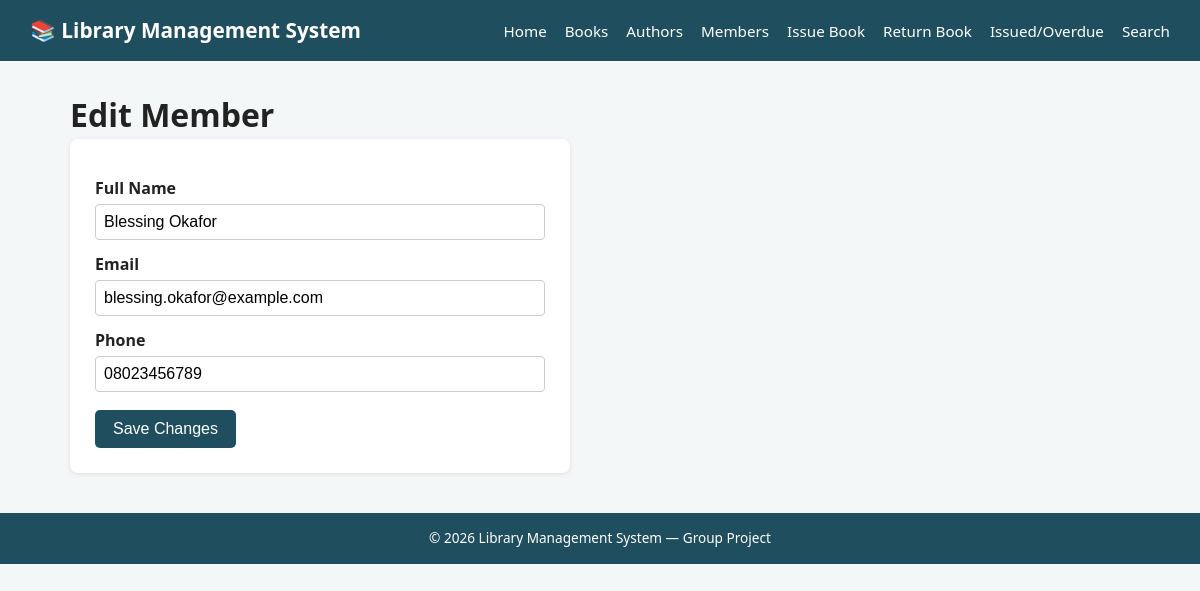
The page /members/edit.php?id=2 on the database its author committed.
### tables this page shows
CREATE TABLE members (
    member_id INT AUTO_INCREMENT PRIMARY KEY,
    full_name VARCHAR(100) NOT NULL,
    email VARCHAR(100) UNIQUE NOT NULL,
    phone VARCHAR(20)
);

### members/edit.php (the view, shortened to what this page needs)
<?php
require_once '../config/db.php';
$member_id = isset($_GET['id']) ? (int)$_GET['id'] : (isset($_POST['member_id']) ? (int)$_POST['member_id'] : 0);
$stmt = $conn->prepare("SELECT * FROM members WHERE member_id = ?");
$stmt->bind_param("i", $member_id);
$stmt->execute();
$member = $stmt->get_result()->fetch_assoc();
$full_name = $_POST['full_name'] ?? $member['full_name'];
$email     = $_POST['email']     ?? $member['email'];
$phone     = $_POST['phone']     ?? $member['phone'];
include '../includes/header.php';
?>
<h1>Edit Member</h1>
<form method="POST" action="edit.php?id=<?php echo $member_id; ?>" class="validate-form">
    <label for="full_name">Full Name</label>
    <input type="text" id="full_name" name="full_name" required value="<?php echo htmlspecialchars($full_name); ?>">
    <label for="email">Email</label>
    <input type="email" id="email" name="email" required value="<?php echo htmlspecialchars($email); ?>">
    <label for="phone">Phone</label>
    <input type="text" id="phone" name="phone" value="<?php echo htmlspecialchars($phone); ?>">
    <button type="submit">Save Changes</button>
</form>
<?php
include '../includes/footer.php';
?>

### assets/css/style.css (style rules this page uses)
* { margin: 0; padding: 0; box-sizing: border-box; }
body { font-family: 'Segoe UI', Arial, sans-serif; background-color: #f4f7f8; color: #222; line-height: 1.5; }
form { background: #fff; padding: 25px; border-radius: 8px; max-width: 500px; box-shadow: 0 1px 4px rgba(0,0,0,0.1); }
form label { display: block; margin-top: 12px; margin-bottom: 4px; font-weight: 600; }
form input, form select, form textarea { width: 100%; padding: 8px; border: 1px solid #ccc; border-radius: 4px; font-size: 1rem; }
button, .btn { margin-top: 18px; background-color: #1f4e5f; color: #fff; border: none; padding: 10px 18px; border-radius: 5px; cursor: pointer; font-size: 1rem; }

### rows shown on the page
members: full_name "Blessing Okafor", email "blessing.okafor@example.com", phone "08023456789"
